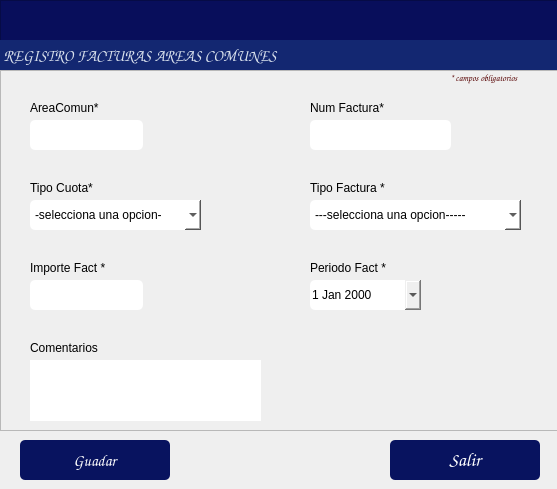
<?xml version="1.0" encoding="UTF-8"?>
<ui version="4.0">
 <class>Dialog</class>
 <widget class="QDialog" name="Dialog">
  <property name="windowModality">
   <enum>Qt::WindowModality::ApplicationModal</enum>
  </property>
  <property name="geometry">
   <rect>
    <x>0</x>
    <y>0</y>
    <width>557</width>
    <height>489</height>
   </rect>
  </property>
  <property name="windowTitle">
   <string/>
  </property>
  <property name="modal">
   <bool>true</bool>
  </property>
  <widget class="QPushButton" name="btnRegistrar">
   <property name="geometry">
    <rect>
     <x>20</x>
     <y>440</y>
     <width>150</width>
     <height>40</height>
    </rect>
   </property>
   <property name="font">
    <font>
     <family>Comic Sans MS</family>
     <pointsize>12</pointsize>
    </font>
   </property>
   <property name="styleSheet">
    <string notr="true">background-color: rgb(8, 19, 95);
color: rgb(255, 255, 255);
border-radius:5px;</string>
   </property>
   <property name="text">
    <string>Guadar</string>
   </property>
   <property name="icon">
    <iconset>
     <normaloff>../iconos/guardar.png</normaloff>../iconos/guardar.png</iconset>
   </property>
   <property name="iconSize">
    <size>
     <width>40</width>
     <height>40</height>
    </size>
   </property>
  </widget>
  <widget class="QPushButton" name="btnSalir">
   <property name="geometry">
    <rect>
     <x>390</x>
     <y>440</y>
     <width>150</width>
     <height>40</height>
    </rect>
   </property>
   <property name="font">
    <font>
     <family>Comic Sans MS</family>
     <pointsize>14</pointsize>
     <bold>false</bold>
    </font>
   </property>
   <property name="styleSheet">
    <string notr="true">background-color: rgb(8, 19, 95);
color: rgb(255, 255, 255);
border-radius:5px;</string>
   </property>
   <property name="text">
    <string>Salir</string>
   </property>
   <property name="icon">
    <iconset>
     <normaloff>../iconos/salir.ico</normaloff>../iconos/salir.ico</iconset>
   </property>
   <property name="iconSize">
    <size>
     <width>30</width>
     <height>30</height>
    </size>
   </property>
  </widget>
  <widget class="QFrame" name="frame_5">
   <property name="geometry">
    <rect>
     <x>0</x>
     <y>0</y>
     <width>681</width>
     <height>71</height>
    </rect>
   </property>
   <property name="maximumSize">
    <size>
     <width>16777215</width>
     <height>16777215</height>
    </size>
   </property>
   <property name="styleSheet">
    <string notr="true">background-color: rgb(8, 14, 91);</string>
   </property>
   <property name="frameShape">
    <enum>QFrame::Shape::StyledPanel</enum>
   </property>
   <property name="frameShadow">
    <enum>QFrame::Shadow::Raised</enum>
   </property>
   <widget class="QLabel" name="label_13">
    <property name="geometry">
     <rect>
      <x>0</x>
      <y>40</y>
      <width>832</width>
      <height>31</height>
     </rect>
    </property>
    <property name="font">
     <font>
      <family>Comic Sans MS</family>
      <pointsize>12</pointsize>
      <bold>true</bold>
     </font>
    </property>
    <property name="styleSheet">
     <string notr="true">color: rgb(255, 255, 255);
background-color: rgb(19, 39, 113);
color: rgb(255, 78, 2);
color: rgb(216, 224, 236);</string>
    </property>
    <property name="text">
     <string> REGISTRO FACTURAS AREAS COMUNES</string>
    </property>
    <property name="alignment">
     <set>Qt::AlignmentFlag::AlignLeading|Qt::AlignmentFlag::AlignLeft|Qt::AlignmentFlag::AlignVCenter</set>
    </property>
   </widget>
  </widget>
  <widget class="QFrame" name="frame">
   <property name="geometry">
    <rect>
     <x>0</x>
     <y>70</y>
     <width>671</width>
     <height>361</height>
    </rect>
   </property>
   <property name="frameShape">
    <enum>QFrame::Shape::StyledPanel</enum>
   </property>
   <property name="frameShadow">
    <enum>QFrame::Shadow::Raised</enum>
   </property>
   <widget class="QComboBox" name="cmbTipoCuota">
    <property name="geometry">
     <rect>
      <x>30</x>
      <y>130</y>
      <width>171</width>
      <height>30</height>
     </rect>
    </property>
    <property name="styleSheet">
     <string notr="true">background-color: rgb(255, 255, 255);
border-radius:5px;</string>
    </property>
    <item>
     <property name="text">
      <string>-selecciona una opcion-</string>
     </property>
    </item>
    <item>
     <property name="text">
      <string>Cuota Mensual</string>
     </property>
    </item>
    <item>
     <property name="text">
      <string>Cuota Deposito Garantia</string>
     </property>
    </item>
    <item>
     <property name="text">
      <string>Cuota Anticipada</string>
     </property>
    </item>
    <item>
     <property name="text">
      <string>Otras Cuotas</string>
     </property>
    </item>
   </widget>
   <widget class="QTextEdit" name="txtComentarios">
    <property name="geometry">
     <rect>
      <x>30</x>
      <y>290</y>
      <width>231</width>
      <height>61</height>
     </rect>
    </property>
    <property name="styleSheet">
     <string notr="true">border-radius:5px;</string>
    </property>
   </widget>
   <widget class="QLabel" name="label">
    <property name="geometry">
     <rect>
      <x>30</x>
      <y>30</y>
      <width>81</width>
      <height>16</height>
     </rect>
    </property>
    <property name="text">
     <string>AreaComun*</string>
    </property>
   </widget>
   <widget class="QLabel" name="label_6">
    <property name="geometry">
     <rect>
      <x>30</x>
      <y>190</y>
      <width>81</width>
      <height>16</height>
     </rect>
    </property>
    <property name="text">
     <string>Importe Fact *</string>
    </property>
   </widget>
   <widget class="QDateEdit" name="boxDate">
    <property name="geometry">
     <rect>
      <x>310</x>
      <y>210</y>
      <width>111</width>
      <height>30</height>
     </rect>
    </property>
    <property name="styleSheet">
     <string notr="true">border-radius:5px;</string>
    </property>
    <property name="calendarPopup">
     <bool>true</bool>
    </property>
   </widget>
   <widget class="QLabel" name="label_10">
    <property name="geometry">
     <rect>
      <x>30</x>
      <y>270</y>
      <width>71</width>
      <height>16</height>
     </rect>
    </property>
    <property name="text">
     <string>Comentarios</string>
    </property>
   </widget>
   <widget class="QLabel" name="label_12">
    <property name="geometry">
     <rect>
      <x>310</x>
      <y>30</y>
      <width>101</width>
      <height>16</height>
     </rect>
    </property>
    <property name="text">
     <string>Num Factura*</string>
    </property>
   </widget>
   <widget class="QLabel" name="label_7">
    <property name="geometry">
     <rect>
      <x>310</x>
      <y>190</y>
      <width>81</width>
      <height>16</height>
     </rect>
    </property>
    <property name="text">
     <string>Periodo Fact *</string>
    </property>
   </widget>
   <widget class="QLabel" name="label_4">
    <property name="geometry">
     <rect>
      <x>30</x>
      <y>110</y>
      <width>81</width>
      <height>16</height>
     </rect>
    </property>
    <property name="text">
     <string>Tipo Cuota*</string>
    </property>
   </widget>
   <widget class="QLineEdit" name="txtAreaC">
    <property name="geometry">
     <rect>
      <x>30</x>
      <y>50</y>
      <width>113</width>
      <height>30</height>
     </rect>
    </property>
    <property name="styleSheet">
     <string notr="true">border-radius:5px;</string>
    </property>
    <property name="readOnly">
     <bool>true</bool>
    </property>
   </widget>
   <widget class="QLineEdit" name="txtImporte">
    <property name="geometry">
     <rect>
      <x>30</x>
      <y>210</y>
      <width>113</width>
      <height>30</height>
     </rect>
    </property>
    <property name="styleSheet">
     <string notr="true">border-radius:5px;</string>
    </property>
   </widget>
   <widget class="QLabel" name="label_3">
    <property name="geometry">
     <rect>
      <x>450</x>
      <y>0</y>
      <width>151</width>
      <height>16</height>
     </rect>
    </property>
    <property name="font">
     <font>
      <family>Comic Sans MS</family>
      <pointsize>7</pointsize>
      <italic>true</italic>
      <bold>true</bold>
     </font>
    </property>
    <property name="styleSheet">
     <string notr="true">color: rgb(85, 0, 0);</string>
    </property>
    <property name="text">
     <string>* campos obligatorios</string>
    </property>
   </widget>
   <widget class="QLabel" name="label_11">
    <property name="geometry">
     <rect>
      <x>310</x>
      <y>110</y>
      <width>91</width>
      <height>16</height>
     </rect>
    </property>
    <property name="text">
     <string>Tipo Factura *</string>
    </property>
   </widget>
   <widget class="QComboBox" name="cmbTipoFact">
    <property name="geometry">
     <rect>
      <x>310</x>
      <y>130</y>
      <width>211</width>
      <height>30</height>
     </rect>
    </property>
    <property name="styleSheet">
     <string notr="true">background-color: rgb(255, 255, 255);
border-radius:5px;</string>
    </property>
    <item>
     <property name="text">
      <string>---selecciona una opcion-----</string>
     </property>
    </item>
    <item>
     <property name="text">
      <string>Ingreso</string>
     </property>
    </item>
    <item>
     <property name="text">
      <string>Nota Credito</string>
     </property>
    </item>
    <item>
     <property name="text">
      <string>Egreso</string>
     </property>
    </item>
   </widget>
   <widget class="QLineEdit" name="txtNumFact">
    <property name="geometry">
     <rect>
      <x>310</x>
      <y>50</y>
      <width>141</width>
      <height>30</height>
     </rect>
    </property>
    <property name="styleSheet">
     <string notr="true">border-radius:5px;</string>
    </property>
   </widget>
  </widget>
 </widget>
 <resources/>
 <connections/>
</ui>
